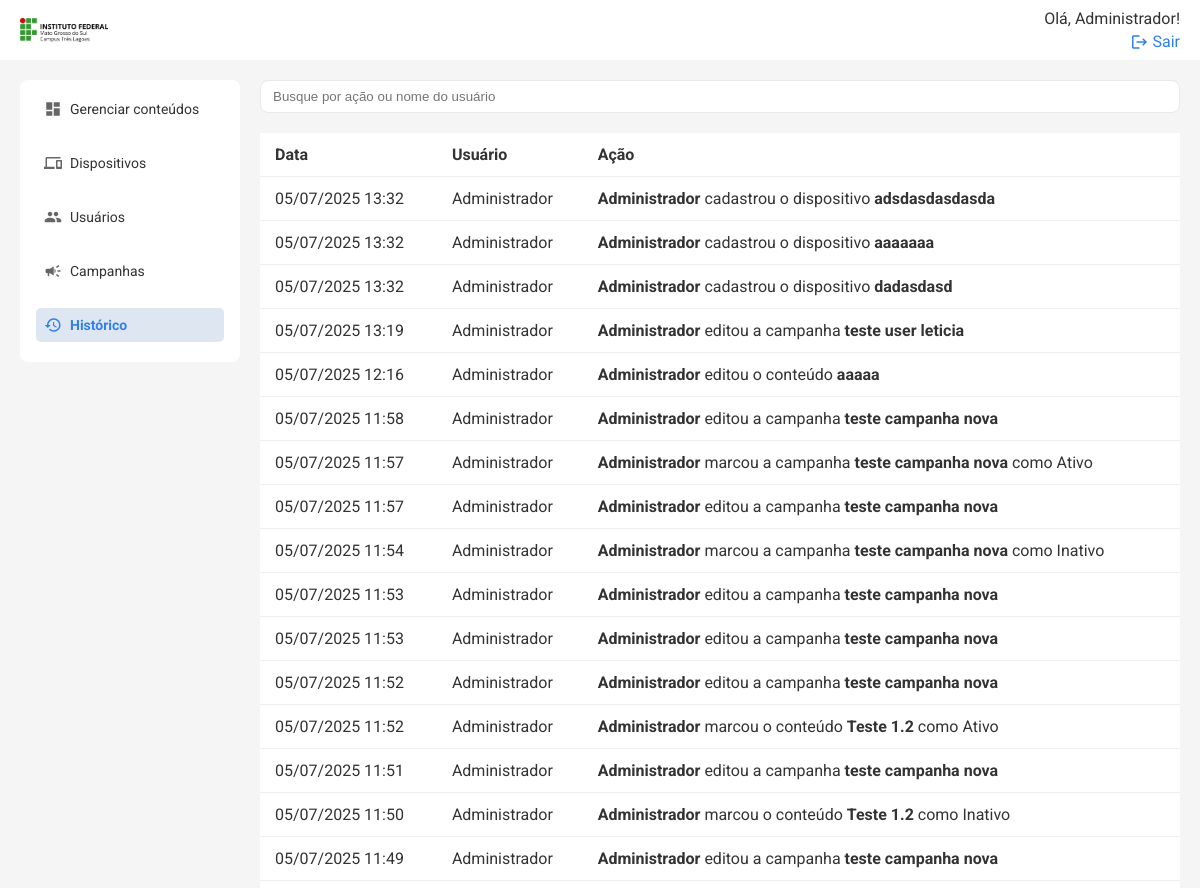
Before: /historico (signed in, upper part) with the older database file.
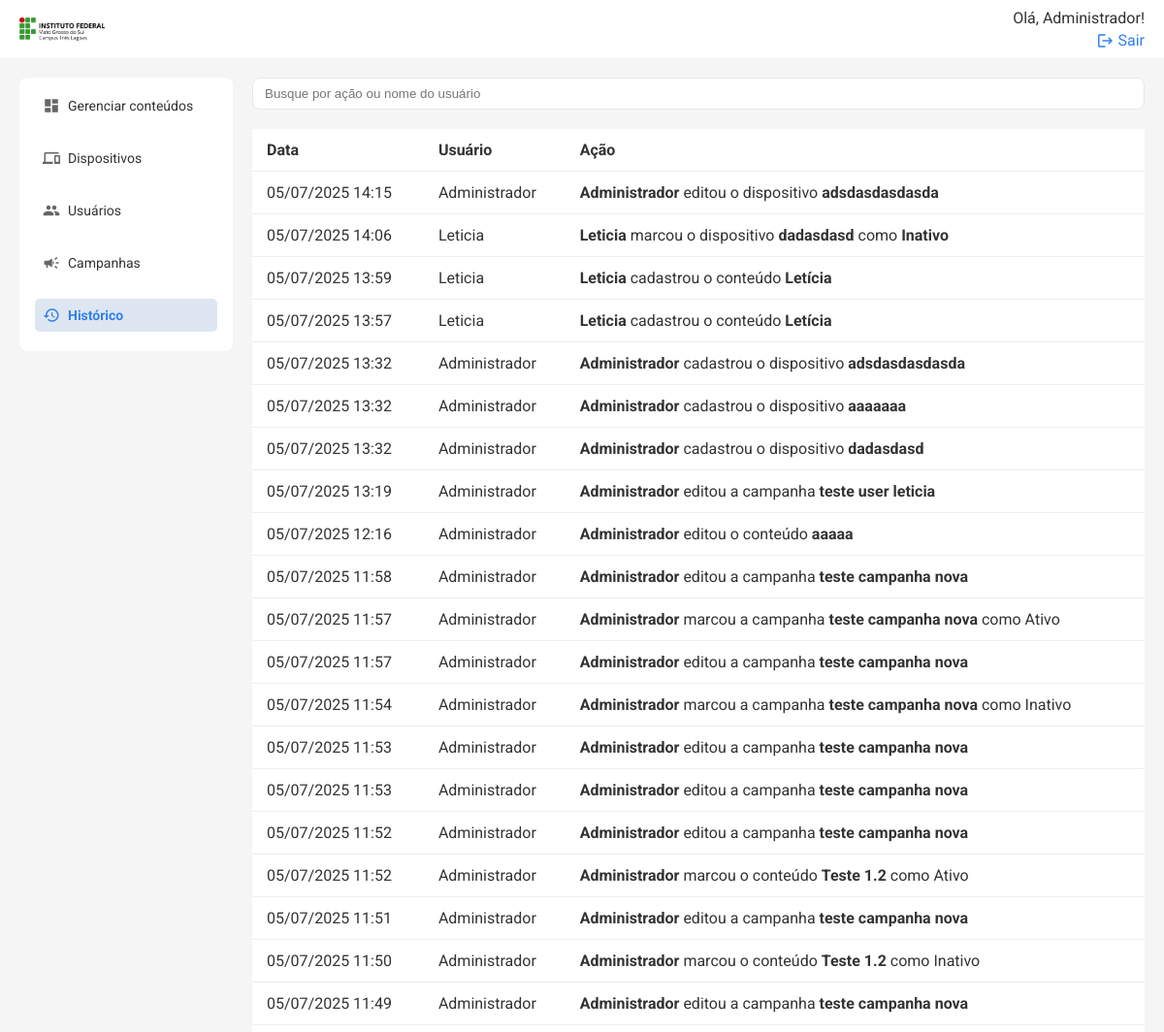
After: the same page with the newer database file.
### models.py (models this page shows, shortened)
class User(db.Model):
    id = db.Column(db.Integer, primary_key=True)
    name = db.Column(db.String(50), nullable=False)
    email = db.Column(db.String(120), nullable=False, unique=True)
    status = db.Column(db.String(10), nullable=False, default='Ativo')
    senha = db.Column(db.String(100), nullable=False)
    logUser = db.relationship('Log', backref=db.backref('user'))
    is_admin = db.Column(db.Boolean, default=False)

class Historico(db.Model):
    id = db.Column(db.Integer, primary_key=True)
    acao = db.Column(db.String(255), nullable=False)
    data = db.Column(db.DateTime, default=datetime.utcnow)
    usuario_id = db.Column(db.Integer, db.ForeignKey('user.id'))
    usuario = db.relationship('User', backref='historicos')

### routes/historico.py (the view)
@historico_bp.route('/historico')
@login_required
@admin_required
def listar_historico():
    registros = Historico.query.order_by(Historico.data.desc()).all()
    for r in registros:
        r.data_local = para_fuso_local(r.data)
        print("ORIGINAL:", registros[0].data)
        print("CONVERTIDO:", registros[0].data_local)
    return render_template('historico.html', historico=registros)

### timezone.py (called while the page is built)
def para_fuso_local(dt):
    if dt.tzinfo is None:
        from pytz import utc
        dt = utc.localize(dt)
    return dt.astimezone(FUSO_MS)

### templates/historico.html (shortened to what this page needs)
{% extends 'base.html' %} {% block title %}Histórico{% endblock %} {% block
content %}
<div class="search-cta">
    <input
        type="text"
        placeholder="Busque por ação ou nome do usuário"
        class="search"
        id="buscaHistorico"
    />
</div>
<div class="table-wrapper">
    <table class="table">
        <thead>
            <tr>
                <th>Data</th>
                <th>Usuário</th>
                <th>Ação</th>
            </tr>
        </thead>
        <tbody id="historicoTableBody">
            {% for item in historico %}
            <tr>
                <td>{{ item.data_local.strftime('%d/%m/%Y %H:%M') }}</td>
                <td>{{ item.usuario.name if item.usuario else 'Sistema' }}</td>
                <td>{{ item.acao|safe }}</td>
            </tr>
            {% endfor %}
        </tbody>
    </table>
</div>
{% endblock %}

### templates/base.html (shortened to what this page needs)
<!DOCTYPE html>
<html lang="pt-BR">
    <head>
        <link
            rel="stylesheet"
            href="{{ url_for('static', filename='styles.css') }}"
        />
    </head>
    <body>
        {% include 'topo.html' %}
        <div class="container">
            {% include 'menu.html' %}
            <main class="content">{% block content %}{% endblock %}</main>
        </div>
    </body>
</html>

### templates/topo.html (shortened to what this page needs)
<header class="topbar">
    <a href="{{ url_for('conteudos.listar_conteudos') }}" class="logo-topo">
        <img
            src="{{ url_for('static', filename='images/logo-ifms-tl.png') }}"
            alt="IFMS Logo"
            style="height: 24px; vertical-align: middle; margin-right: 8px"
        />
    </a>
    <div class="profile">
        {% if session['user_name'] %}
        <span>Olá, {{ session['user_name'] }}!</span>
        <a href="{{ url_for('auth.logout') }}">
            <span class="material-icons">logout</span>
            Sair
        </a>
        {% else %}
        <a href="{{ url_for('auth.login_usuario') }}">Entrar</a>
        {% endif %}
    </div>
</header>

### templates/menu.html
<aside class="sidebar">
    <nav>
        <a
            href="{{ url_for('conteudos.listar_conteudos') }}"
            class="{% if request.path == url_for('conteudos.listar_conteudos') %}active{% endif %}"
        >
            <span class="material-icons">dashboard</span>
            Gerenciar conteúdos
        </a>
        <a
            href="{{ url_for('telas.listar_dispositivos') }}"
            class="{% if request.path == url_for('telas.listar_dispositivos') %}active{% endif %}"
        >
            <span class="material-icons">devices</span>
            Dispositivos
        </a>
        {% if session.get('user_id') and session.get('is_admin') %}
        <a
            href="{{ url_for('users.listar_usuarios') }}"
            class="{% if request.path == url_for('users.listar_usuarios') %}active{% endif %}"
        >
            <span class="material-icons">people</span>
            Usuários
        </a>
        {% endif %}
        <a
            href="{{ url_for('campanhas.listar_campanhas') }}"
            class="{% if request.path == url_for('campanhas.listar_campanhas') %}active{% endif %}"
        >
            <span class="material-icons">campaign</span>
            Campanhas
        </a>
        {% if session.get('user_id') and session.get('is_admin') %}
        <a
            href="{{ url_for('historico.listar_historico') }}"
            class="{% if request.path == url_for('historico.listar_historico') %}active{% endif %}"
        >
            <span class="material-icons">history</span>
            Histórico
        </a>
        {% endif %}
    </nav>
</aside>

### static/styles.css (style rules this page uses)
* { box-sizing: border-box; }
body { margin: 0; font-family: 'Roboto', sans-serif; color: #333; background-color: #f5f5f5; }
.container { display: flex; height: 100vh; }
.sidebar { width: 220px; background: #ffffff; font-size: 14px; padding: 12px 16px 0 16px; box-sizing: border-box; margin: 80px 0 0 20px; border-radius: 8px; height: fit-content; }
.sidebar nav a { display: flex; align-items: center; gap: 8px; margin-bottom: 20px; text-decoration: none; color: #333; padding: 8px; border-radius: 5px; transition: background 0.3s; }
.sidebar nav a .material-icons { font-size: 20px; color: #666; }
.sidebar nav a.active .material-icons { color: #2f80ed; }
.sidebar nav a.active { background: #dee6f1; font-weight: bold; color: #2f80ed; }
.content { flex: 1; display: flex; flex-direction: column; padding: 20px; margin-top: 60px; box-sizing: border-box; overflow: hidden; height: calc(100vh - 60px); }
.table-wrapper { flex: 1; overflow-y: auto; }
.table thead th { position: sticky; top: 0; background: white; z-index: 1; }
.topbar { width: 100%; background: #ffffff; padding-inline: 20px; box-sizing: border-box; display: flex; justify-content: space-between; align-items: center; position: fixed; top: 0; left: 0; height: 60px; z-index: 100; }
.topbar .profile a { text-align: right; font-size: 16px; color: #2f80ed; text-decoration: none; display: flex; align-items: center; gap: 4px; }
.topbar .profile a .material-icons { font-size: 16px; }
.profile { display: flex; flex-direction: column; align-items: flex-end; gap: 4px; }
.search-cta { display: flex; gap: 12px; margin-bottom: 20px; }
.search { padding: 8px 12px; width: 100%; border: 1px solid #e9e9e9; border-radius: 8px; outline: none; }
.table { width: 100%; border-collapse: collapse; background: white; border-radius: 8px; }
.table th, .table td { padding: 12px 15px; border-bottom: 1px solid #eee; vertical-align: middle; }
.table th { text-align: left; }
.material-icons { font-size: 18px !important; vertical-align: middle; }

Changed rows visible on the page:
added Historico: data_local "05/07/2025 14:15", usuario "Administrador", acao "Administrador editou o dispositivo adsdasdasdasda"
added Historico: data_local "05/07/2025 14:06", usuario "Leticia", acao "Leticia marcou o dispositivo dadasdasd como Inativo"
added Historico: data_local "05/07/2025 13:59", usuario "Leticia", acao "Leticia cadastrou o conteúdo Letícia"
added Historico: data_local "05/07/2025 13:57", usuario "Leticia", acao "Leticia cadastrou o conteúdo Letícia"
